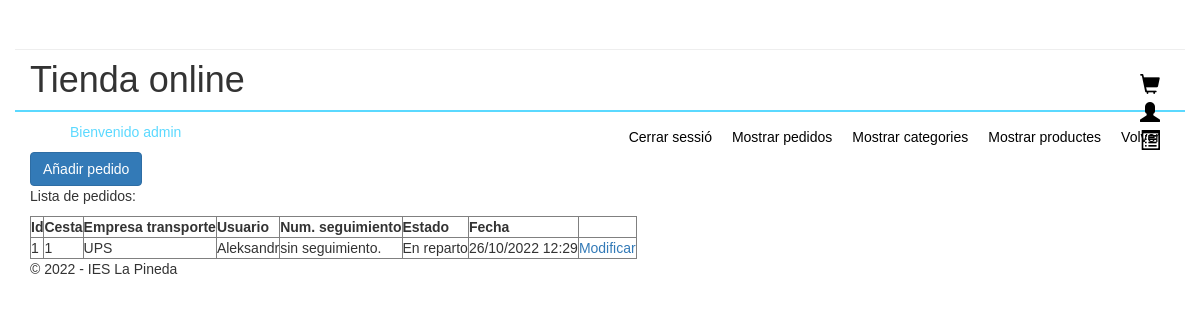
Before: /admin/admin.php?controller=Pedido&action=iniciarVistaPedidos (signed in) with the older database file.
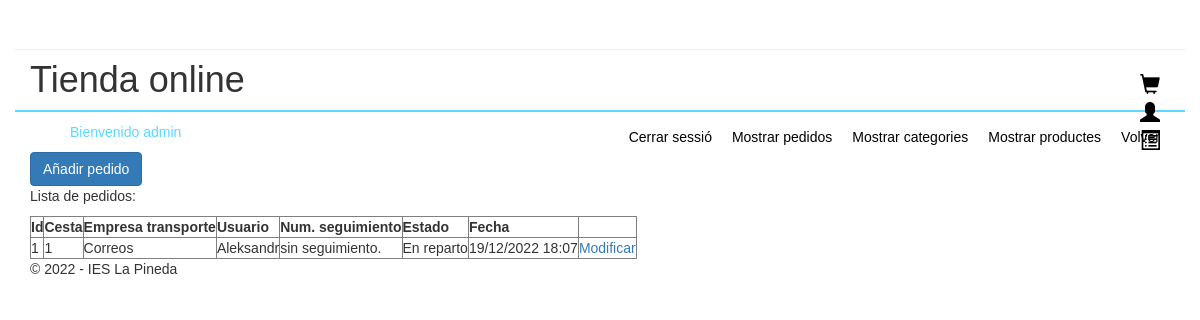
After: the same page with the newer database file.
### tables this page shows
CREATE TABLE `pedidos` (
  `id_pedido` int(11) NOT NULL,
  `fk_id_cesta` int(11) NOT NULL,
  `fk_id_empresa_transporte` int(11) NOT NULL,
  `fk_id_usuario` int(11) NOT NULL,
  `num_seguimiento` varchar(128) DEFAULT NULL,
  `estado` int(1) NOT NULL,
  `fecha` int(15) NOT NULL
);

CREATE TABLE `empresa_transporte` (
  `id_empresa_transporte` int(100) NOT NULL,
  `nombre_empresa_transporte` varchar(256) NOT NULL,
  `precio_empresa_transporte` int(10) NOT NULL
);

CREATE TABLE `usuarios` (
  `id_usuario` int(15) NOT NULL,
  `nombre` varchar(48) NOT NULL,
  `correo` varchar(48) NOT NULL,
  `telefono` varchar(14) DEFAULT NULL,
  `contraseña` varchar(256) NOT NULL,
  `direccion` varchar(124) DEFAULT NULL,
  `provincia` varchar(24) DEFAULT NULL,
  `cp` varchar(12) DEFAULT NULL
);

### admin/controllers/PedidoController.php (called while the page is built, shortened)
<?php
class PedidoController
{
    public function iniciarVistaPedidos()
    {
        require_once "./models/pedido.php";
        require_once "./models/cesta.php";
        $pedidos = new Pedido();
        $cesta = new Cesta();
        $todosLosPedidos = $cesta->mostrarPedidos();
        $transportistasArray = $pedidos->getTransportistas();
        require_once "./views/mostrarPedidos.php";
    }
}
?>

### models/database.php (called while the page is built, shortened)
<?php
class Database{
    public function __construct(){
        $servername = "localhost";
        $dbname= "botiga";
        $username = "root";
        $password = "";
		$this->db = new PDO("mysql:host=$servername;dbname=$dbname",$username, $password);
    }
}

### admin/models/cesta.php (called while the page is built, shortened)
<?php
require_once("../models/database.php");
class Cesta extends Database
{
    function mostrarPedidos()
    {
        $stmt = $this->db->prepare("SELECT * FROM pedidos");
        $pedidos = array();
        if ($stmt->execute()) {
            while ($row = $stmt->fetch(PDO::FETCH_ASSOC)) {
                $pedidos[] = $row;
            }
        }
        return $pedidos;
    }
}

### admin/models/pedido.php (called while the page is built, shortened)
<?php
require_once("../models/database.php");
class Pedido extends Database
{
    function getNombreUsuario($id)
    {
        $id_usuario = strval($id);
        $sql = "SELECT nombre FROM usuarios WHERE id_usuario = ".$id_usuario;
        $result = $this->db->query($sql);
        $row = $result->fetch(PDO::FETCH_ASSOC);
        $nombre = $row['nombre'];
        return $nombre;
    }
    function getTransportistas() {
        $sql = "SELECT * FROM empresa_transporte";
        $result = $this->db->query($sql);
        $transportistasArray = array();
        while ($row = $result->fetch(PDO::FETCH_ASSOC)) {
            $transportistasArray[] = $row;
        }
        return $transportistasArray;
    }
}

### admin/views/mostrarPedidos.php (the view, shortened to what this page needs)
<?php
if ($_SESSION['role'] == 'admin') {
    echo "<a href='admin.php?controller=Pedido&action=iniciarAltaPedido' class='btn btn-primary'>Añadir pedido</a>";
    echo "<table border='1'>";
    echo "<p>Lista de pedidos:</p>";
    echo "<table border='1'>";
    echo "<tr>";
    echo "<th>Id</th>";
    echo "<th>Cesta</th>";
    echo "<th>Empresa transporte</th>";
    echo "<th>Usuario</th>";
    echo "<th>Num. seguimiento</th>";
    echo "<th>Estado</th>";
    echo "<th>Fecha</th>";
    echo "</tr>";
    foreach ($todosLosPedidos as $pedido) {
        echo "<tr>";
        echo "<td>" . $pedido['id_pedido'] . "</td>";
        echo "<td>" . $pedido['fk_id_cesta'] . "</td>";
        echo "<td>";
        foreach ($transportistasArray as $transportista) {
            if ($transportista['id_empresa_transporte'] == $pedido['fk_id_empresa_transporte']) {
                echo $transportista['nombre_empresa_transporte'];
            }
        }
        echo "</td>";
        echo "<td>" . $pedidos->getNombreUsuario($pedido['fk_id_usuario']) . "</td>";
        echo "<td>" . $pedido['num_seguimiento'] . "</td>";
        echo "<td>";
        for ($i = 0; $i < 5; $i++) {
            if ($i == $pedido['estado']) {
                if ($i == 0) {
                    echo "Pendiente";
                } else if ($i == 1) {
                    echo "Enviado";
                } else if ($i == 2) {
                    echo "En reparto";
                } else if ($i == 3) {
                    echo "Entregado";
                }
            }
        }
        echo "</td>";
        $fecha = date("d/m/Y H:i", $pedido['fecha']);
        echo "<td>" . $fecha . "</td>";
        echo "<td><a href='?controller=Pedido&action=iniciarModificarPedido&id_pedido=" . $pedido['id_pedido'] . "'>Modificar</a></td>";
        echo "</tr>";
    }
    echo "</table>";
} else {
    echo "<p>No tienes permisos para ver esta página</p>";
    header("Refresh:3; url=admin.php");
}
?>

Changed rows visible on the page:
changed pedidos "sin seguimiento.": loses empresa_transporte (nombre_empresa_transporte "UPS"); gains empresa_transporte (nombre_empresa_transporte "Correos"); fecha "26/10/2022 12:29" → "19/12/2022 18:07"
